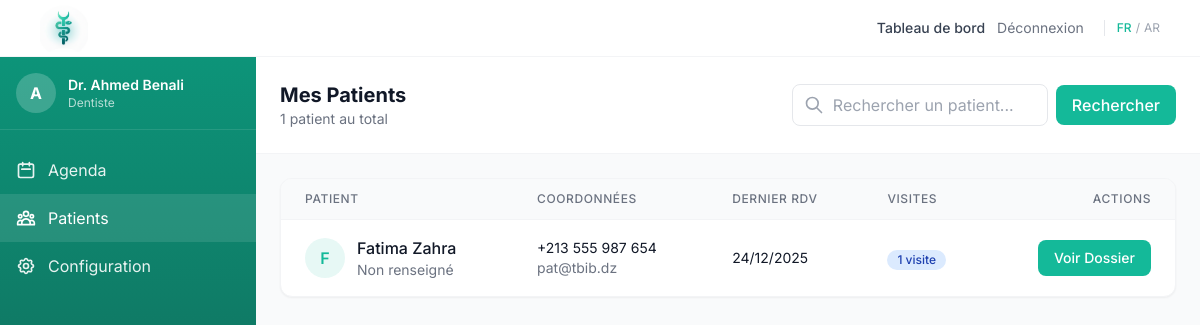
Page /doctor/patients (signed in) on the committed database.
### models.py (models this page shows, shortened)
class User(UserMixin, db.Model):
    __tablename__ = 'users'
    id = db.Column(db.Integer, primary_key=True)
    email = db.Column(db.String(120), unique=True, nullable=False)
    password_hash = db.Column(db.String(256), nullable=False)
    role = db.Column(db.String(20), nullable=False)
    name = db.Column(db.String(100), nullable=False)
    phone = db.Column(db.String(20))
    birth_date = db.Column(db.Date, nullable=True)
    gender = db.Column(db.String(20), nullable=True)
    address = db.Column(db.String(255), nullable=True)
    city = db.Column(db.String(100), nullable=True)
    created_at = db.Column(db.DateTime, default=datetime.utcnow)
    no_show_count = db.Column(db.Integer, default=0)
    is_blocked = db.Column(db.Boolean, default=False)
    doctor_profile = db.relationship('DoctorProfile', backref='user', uselist=False, cascade='all, delete-orphan')

class DoctorProfile(db.Model):
    __tablename__ = 'doctor_profiles'
    id = db.Column(db.Integer, primary_key=True)
    user_id = db.Column(db.Integer, db.ForeignKey('users.id'), nullable=False)
    specialty = db.Column(db.String(100), nullable=False)
    city = db.Column(db.String(100), nullable=False)
    address = db.Column(db.String(255))
    bio = db.Column(db.Text)
    profile_picture = db.Column(db.String(500), nullable=True)
    languages = db.Column(db.String(255), nullable=True)
    payment_methods = db.Column(db.String(255), nullable=True)
    expertises = db.Column(db.String(500), nullable=True)
    diplomas = db.Column(db.Text, nullable=True)
    waiting_room_count = db.Column(db.Integer, default=0)
    appointment_mode = db.Column(db.Enum(AppointmentMode), default=AppointmentMode.TICKET_QUEUE)
    kyc_status = db.Column(db.Enum(KYCStatus), default=KYCStatus.PENDING)
    documents_encrypted_path = db.Column(db.String(500), nullable=True)
    appointments = db.relationship('Appointment', backref='doctor_profile', foreign_keys='Appointment.doctor_id', lazy='dynamic')

### routes.py (the view)
@main_bp.route('/doctor/patients')
@login_required
def doctor_patients():
    if current_user.role != 'doctor':
        return redirect(url_for('main.home'))
    doctor_profile = current_user.doctor_profile
    search_query = request.args.get('q', '').strip()
    patient_subquery = db.session.query(
        Appointment.patient_id,
        db.func.max(Appointment.appointment_date).label('last_visit'),
        db.func.count(Appointment.id).label('visit_count')
    ).filter(
        Appointment.doctor_id == doctor_profile.id
    ).group_by(Appointment.patient_id).subquery()
    query = db.session.query(
        User,
        patient_subquery.c.last_visit,
        patient_subquery.c.visit_count
    ).join(patient_subquery, User.id == patient_subquery.c.patient_id)
    if search_query:
        query = query.filter(User.name.ilike(f'%{search_query}%'))
    patients_data = query.order_by(patient_subquery.c.last_visit.desc()).all()
    patients = [{
        'user': p[0],
        'last_visit': p[1],
        'visit_count': p[2]
    } for p in patients_data]
    return render_template('doctor_patients.html',
                           patients=patients,
                           search_query=search_query,
                           t=get_t(),
                           lang=session.get('lang', 'fr'))

### routes.py (called while the page is built)
def get_t():
    lang = session.get('lang', 'fr')
    return TRANSLATIONS.get(lang, TRANSLATIONS['fr'])

### templates/doctor_patients.html (shortened to what this page needs)
{% extends 'base.html' %}
{% block content %}
<div class="h-[calc(100vh-56px)] flex overflow-hidden">
    <aside id="sidebar" class="w-64 bg-gradient-to-b from-[#0d9479] to-[#134d43] text-white flex flex-col transition-all duration-300 flex-shrink-0">
        <div class="p-4 border-b border-white/10">
            <div class="flex items-center gap-3">
                <div class="w-10 h-10 bg-white/20 rounded-full flex items-center justify-center font-bold">
                    {{ current_user.name[0] }}
                </div>
                <div class="sidebar-text">
                    <p class="font-semibold text-sm">Dr. {{ current_user.name }}</p>
                    <p class="text-xs text-white/70">{{ current_user.doctor_profile.specialty }}</p>
                </div>
            </div>
        </div>
        <nav class="flex-1 py-4">
            <a href="{{ url_for('main.doctor_dashboard') }}" class="flex items-center gap-3 px-4 py-3 text-white/90 hover:bg-white/10 transition">
                <svg class="w-5 h-5" fill="none" stroke="currentColor" viewBox="0 0 24 24">
                    <path stroke-linecap="round" stroke-linejoin="round" stroke-width="2" d="M8 7V3m8 4V3m-9 8h10M5 21h14a2 2 0 002-2V7a2 2 0 00-2-2H5a2 2 0 00-2 2v12a2 2 0 002 2z"/>
                </svg>
                <span class="sidebar-text">Agenda</span>
            </a>
            <a href="{{ url_for('main.doctor_patients') }}" class="flex items-center gap-3 px-4 py-3 bg-white/10 text-white transition">
                <span class="sidebar-text">Patients</span>
            </a>
            <a href="{{ url_for('main.doctor_settings') }}" class="flex items-center gap-3 px-4 py-3 text-white/90 hover:bg-white/10 transition">
                <span class="sidebar-text">Configuration</span>
            </a>
        </nav>
    </aside>
    <main class="flex-1 bg-gray-50 overflow-hidden flex flex-col" x-data="patientsApp()">
        <div class="p-6 border-b border-gray-100 bg-white">
            <div class="flex items-center justify-between">
                <div>
                    <h1 class="text-xl font-bold text-gray-900">Mes Patients</h1>
                    <p class="text-sm text-gray-500">{{ patients|length }} patient{% if patients|length != 1 %}s{% endif %} au total</p>
                </div>
                <form method="GET" class="flex items-center gap-2">
                    <div class="relative">
                        <input type="text" name="q" value="{{ search_query }}"
                               placeholder="Rechercher un patient..."
                               class="pl-10 pr-4 py-2 border border-gray-200 rounded-lg focus:ring-2 focus:ring-[#14b999]/20 focus:border-[#14b999] w-64">
                        <svg class="w-5 h-5 text-gray-400 absolute left-3 top-1/2 -translate-y-1/2" fill="none" stroke="currentColor" viewBox="0 0 24 24">
                            <path stroke-linecap="round" stroke-linejoin="round" stroke-width="2" d="M21 21l-6-6m2-5a7 7 0 11-14 0 7 7 0 0114 0z"/>
                        </svg>
                    </div>
                    <button type="submit" class="px-4 py-2 bg-[#14b999] text-white rounded-lg hover:bg-[#0d9479] transition font-medium">
                        Rechercher
                    </button>
                </form>
            </div>
        </div>
        <div class="flex-1 overflow-auto p-6">
            {% if patients %}
            <div class="bg-white rounded-xl shadow-sm border border-gray-100 overflow-hidden">
                <table class="w-full">
                    <thead class="bg-gray-50 border-b border-gray-100">
                        <tr>
                            <th class="px-6 py-3 text-left text-xs font-medium text-gray-500 uppercase tracking-wider">Patient</th>
                            <th class="px-6 py-3 text-left text-xs font-medium text-gray-500 uppercase tracking-wider">Coordonnées</th>
                            <th class="px-6 py-3 text-left text-xs font-medium text-gray-500 uppercase tracking-wider">Dernier RDV</th>
                            <th class="px-6 py-3 text-left text-xs font-medium text-gray-500 uppercase tracking-wider">Visites</th>
                            <th class="px-6 py-3 text-right text-xs font-medium text-gray-500 uppercase tracking-wider">Actions</th>
                        </tr>
                    </thead>
                    <tbody class="divide-y divide-gray-50">
                        {% for p in patients %}
                        <tr class="hover:bg-gray-50 transition">
                            <td class="px-6 py-4">
                                <div class="flex items-center gap-3">
                                    <div class="w-10 h-10 bg-[#14b999]/10 rounded-full flex items-center justify-center text-[#14b999] font-semibold">
                                        {{ p.user.name[0] }}
                                    </div>
                                    <div>
                                        <p class="font-medium text-gray-900">{{ p.user.name }}</p>
                                        <p class="text-sm text-gray-500">{{ p.user.city or 'Non renseigné' }}</p>
                                    </div>
                                </div>
                            </td>
                            <td class="px-6 py-4">
                                <p class="text-sm text-gray-900">{{ p.user.phone or '--' }}</p>
                                <p class="text-sm text-gray-500">{{ p.user.email }}</p>
                            </td>
                            <td class="px-6 py-4">
                                <p class="text-sm text-gray-900">{{ p.last_visit.strftime('%d/%m/%Y') if p.last_visit else '--' }}</p>
                            </td>
                            <td class="px-6 py-4">
                                <span class="inline-flex items-center px-2.5 py-0.5 rounded-full text-xs font-medium bg-blue-100 text-blue-800">
                                    {{ p.visit_count }} visite{% if p.visit_count != 1 %}s{% endif %}
                                </span>
                            </td>
                            <td class="px-6 py-4 text-right">
                                <button @click="openPatientHistory({{ p.user.id }})"
                                        class="px-4 py-2 bg-[#14b999] text-white text-sm rounded-lg hover:bg-[#0d9479] transition font-medium">
                                    Voir Dossier
                                </button>
                            </td>
                        </tr>
                        {% endfor %}
                    </tbody>
                </table>
            </div>
            {% endif %}
        </div>
    </main>
</div>
{% endblock %}

### rows in the picture
User: name "A", name "Ahmed Benali"
DoctorProfile: doctor_profile.specialty "Dentiste"
User: user "F", user.name "Fatima Zahra", user "Non renseigné", user "+213 555 987 654", user.email "pat@tbib.dz"

### other values in the picture
{{ t.dashboard }} "Tableau de bord"
{{ t.logout }} "Déconnexion"
{{ patients|length }} "1"
{{ p.last_visit.strftime('%d/%m/%Y') if p.last_visit else '--' }} "24/12/2025"
{{ p.visit_count }} "1"
